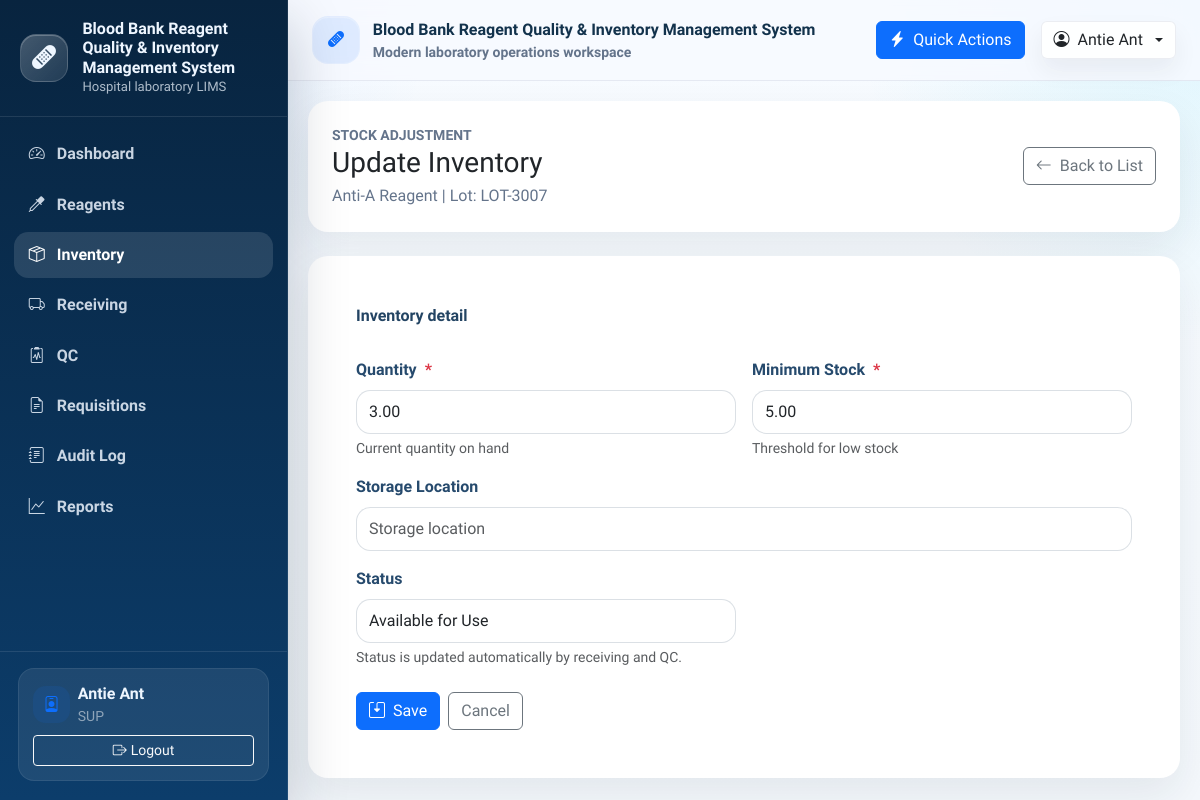
Screenshot of /inventory/update/12 (signed in) with the database file from the repository.
### tables this page shows
CREATE TABLE User (
    user_id INTEGER PRIMARY KEY AUTOINCREMENT,
    username TEXT NOT NULL UNIQUE,
    password_hash TEXT NOT NULL,
    full_name TEXT NOT NULL,
    email TEXT UNIQUE,
    role TEXT NOT NULL DEFAULT 'staff',
    is_active INTEGER NOT NULL DEFAULT 1 CHECK (is_active IN (0, 1)),
    created_at TEXT NOT NULL DEFAULT CURRENT_TIMESTAMP,
    updated_at TEXT
);

CREATE TABLE Reagent (
    reagent_id INTEGER PRIMARY KEY AUTOINCREMENT,
    reagent_code TEXT NOT NULL UNIQUE,
    reagent_name TEXT NOT NULL,
    supplier_id INTEGER,
    manufacturer TEXT,
    category TEXT,
    unit_of_measure TEXT NOT NULL,
    storage_condition TEXT,
    critical_level INTEGER NOT NULL DEFAULT 0,
    is_active INTEGER NOT NULL DEFAULT 1 CHECK (is_active IN (0, 1)),
    created_at TEXT NOT NULL DEFAULT CURRENT_TIMESTAMP,
    updated_at TEXT, reagent_type TEXT, lot_number TEXT, manufacturer_date TEXT, expiry_date TEXT, supplier TEXT, minimum_level REAL NOT NULL DEFAULT 0,
    FOREIGN KEY (supplier_id) REFERENCES Supplier(supplier_id)
        ON UPDATE CASCADE
        ON DELETE SET NULL
);

CREATE TABLE Inventory (
    inventory_id INTEGER PRIMARY KEY AUTOINCREMENT,
    reagent_id INTEGER NOT NULL,
    lot_number TEXT NOT NULL,
    expiry_date TEXT,
    quantity_on_hand REAL NOT NULL DEFAULT 0,
    minimum_level REAL NOT NULL DEFAULT 0,
    storage_location TEXT,
    status TEXT NOT NULL DEFAULT 'available',
    last_updated TEXT NOT NULL DEFAULT CURRENT_TIMESTAMP,
    created_at TEXT NOT NULL DEFAULT CURRENT_TIMESTAMP,
    updated_at TEXT,
    UNIQUE (reagent_id, lot_number),
    FOREIGN KEY (reagent_id) REFERENCES Reagent(reagent_id)
        ON UPDATE CASCADE
        ON DELETE CASCADE
);

### controller.py (the view, shortened to what this page needs)
    @app.route("/inventory/update/<int:inventory_id>", methods=("GET", "POST"))
    @login_required
    @role_required("SUP", "ADM")
    def inventory_update(inventory_id):
        item = model.get_inventory_item(inventory_id)
        if item is None:
            flash("Inventory item not found.", "warning")
            return redirect(url_for("inventory_list"))
        form = InventoryForm()
        if request.method == "GET":
            form.quantity.data = item["quantity_on_hand"]
            form.minimum_stock.data = item["minimum_level"]
            form.storage_location.data = item["storage_location"]
            form.status.data = item["status"]
        else:
            form.status.data = item["status"]
        return view.render_inventory_form(form=form, form_title="Update Inventory", inventory_item=item)

### forms.py
class InventoryForm(FlaskForm):
    quantity = DecimalField("Quantity", validators=[InputRequired()], places=2)
    minimum_stock = DecimalField("Minimum Stock", validators=[InputRequired()], places=2)
    storage_location = StringField("Storage Location", validators=[Optional(), Length(max=150)])
    status = StringField("Status", validators=[DataRequired(), Length(max=50)])

### model.py (called while the page is built)
def get_db_connection():
    connection = sqlite3.connect(DATABASE_PATH)
    connection.row_factory = sqlite3.Row
    return connection

def get_logged_in_user(user_id):
    with get_db_connection() as connection:
        return connection.execute(
            "SELECT user_id, username, full_name, role FROM User WHERE user_id = ?",
            (user_id,),
        ).fetchone()

def normalize_role(role):
    value = (role or "MT").strip().upper()
    if value in {"MT", "SUP", "ADM"}:
        return value
    if value in {"STAFF", "ADMIN"}:
        return "ADM" if value == "ADMIN" else "MT"
    return "MT"

def get_inventory_item(inventory_id):
    with get_db_connection() as connection:
        return connection.execute(
            """
            SELECT
                i.inventory_id, i.reagent_id, i.lot_number, i.expiry_date, i.quantity_on_hand,
                i.minimum_level, i.storage_location, i.status, i.last_updated,
                r.reagent_name, r.reagent_type, r.manufacturer, r.supplier
            FROM Inventory AS i
            LEFT JOIN Reagent AS r ON r.reagent_id = i.reagent_id
            WHERE i.inventory_id = ?
            """,
            (inventory_id,),
        ).fetchone()

### view.py (called while the page is built)
def render_inventory_form(**context):
    return render_template("inventory/form.html", **context)

### templates/inventory/form.html (shortened to what this page needs)
{% extends "base.html" %}
{% import "_macros.html" as ui %}
{% block content %}
<div class="row justify-content-center">
  <div class="col-12 col-xxl-10">
    <div class="card border-0 mb-4">
      <div class="card-body p-4">
        <div class="d-flex flex-column flex-md-row justify-content-between align-items-md-center gap-3">
            <div>
              <div class="small text-uppercase text-muted fw-semibold">Stock adjustment</div>
              <h1 class="h3 mb-1">{{ form_title }}</h1>
              <p class="text-muted mb-0">
              {{ inventory_item.reagent_name or "Inventory item" }} | Lot: {{ inventory_item.lot_number or "-" }}
              </p>
            </div>
          <a class="btn btn-outline-secondary" href="{{ url_for('inventory_list') }}">
            <i class="bi bi-arrow-left me-2"></i>Back to List
          </a>
        </div>
      </div>
    </div>
    <div class="card border-0">
      <div class="card-body p-4 p-lg-5">
        <form method="post" novalidate>
          <div class="row g-3">
            <div class="col-12">
              <div class="form-section-title">Inventory detail</div>
            </div>
            {{ ui.render_field(form.quantity, wrapper_class="col-md-6", field_type="number", help_text="Current quantity on hand", placeholder="0.00", step="0.01") }}
            {{ ui.render_field(form.minimum_stock, wrapper_class="col-md-6", field_type="number", help_text="Threshold for low stock", placeholder="0.00", step="0.01") }}
            {{ ui.render_field(form.storage_location, wrapper_class="col-12", placeholder="Storage location") }}
            <div class="col-md-6">
              <label class="form-label fw-semibold">Status</label>
              <input type="text" class="form-control" value="{{ inventory_item.status or 'Pending QC' }}" readonly>
              <div class="form-text">Status is updated automatically by receiving and QC.</div>
            </div>
          </div>
          <div class="d-flex flex-wrap gap-2 mt-4">
            <button type="submit" class="btn btn-primary"><i class="bi bi-save2 me-2"></i>Save</button>
            <a class="btn btn-outline-secondary" href="{{ url_for('inventory_list') }}">Cancel</a>
          </div>
        </form>
      </div>
    </div>
  </div>
</div>
{% endblock %}

### templates/base.html (shortened to what this page needs)
<!doctype html>
<html lang="en">
<head>
  <link href="https://cdn.jsdelivr.net/npm/bootstrap@5.3.3/dist/css/bootstrap.min.css" rel="stylesheet">
  <link href="https://cdn.jsdelivr.net/npm/bootstrap-icons@1.11.3/font/bootstrap-icons.min.css" rel="stylesheet">
  <link href="https://cdn.datatables.net/1.13.8/css/dataTables.bootstrap5.min.css" rel="stylesheet">
  <link href="https://cdn.datatables.net/buttons/2.4.2/css/buttons.bootstrap5.min.css" rel="stylesheet">
  <link href="{{ url_for('static', filename='css/app.css') }}" rel="stylesheet">
</head>
<body class="app-shell">
  {% include "navbar.html" %}
  <div class="app-main">
    <header class="topbar">
      <div class="topbar-inner container-fluid py-3 px-3 px-lg-4 d-flex align-items-center justify-content-between gap-3">
        <div class="d-flex align-items-center gap-3 min-w-0">
          <div class="topbar-title min-w-0">
            <div class="brand-mark bg-soft-primary">
              <i class="bi bi-bandaid-fill"></i>
            </div>
            <div class="min-w-0">
              <div class="text-truncate">Blood Bank Reagent Quality & Inventory Management System</div>
              <div class="small text-muted">Modern laboratory operations workspace</div>
            </div>
          </div>
        </div>
        <div class="d-flex align-items-center gap-2 gap-lg-3">
          {% if g.user %}
            <button class="btn btn-primary d-none d-md-inline-flex align-items-center gap-2" data-bs-toggle="modal" data-bs-target="#quickActionsModal">
              <i class="bi bi-lightning-charge-fill"></i>
              Quick Actions
            </button>
            <div class="dropdown">
              <button class="btn user-chip dropdown-toggle d-flex align-items-center gap-2" data-bs-toggle="dropdown" aria-expanded="false">
                <i class="bi bi-person-circle"></i>
                <span class="d-none d-md-inline">{{ g.user.full_name or g.user.username }}</span>
              </button>
            </div>
          {% else %}
            <a class="btn btn-outline-primary" href="{{ url_for('login') }}">
              <i class="bi bi-box-arrow-in-right me-1"></i>Login
            </a>
          {% endif %}
        </div>
      </div>
    </header>
    <main class="content">
      {% block content %}{% endblock %}
    </main>
  </div>
  <div class="toast-container position-fixed top-0 end-0 p-3">
  </div>
</body>
</html>

### templates/navbar.html (shortened to what this page needs)
{% set nav_items = [
  ('dashboard', 'Dashboard', 'bi-speedometer2', 'dashboard'),
  ('reagent_list', 'Reagents', 'bi-eyedropper', 'reagent'),
  ('inventory_list', 'Inventory', 'bi-box-seam', 'inventory'),
  ('receiving_list', 'Receiving', 'bi-truck', 'receiving'),
  ('qc_list', 'QC', 'bi-clipboard2-pulse', 'qc'),
  ('request_history', 'Requisitions', 'bi-file-earmark-text', 'request'),
  ('audit_log', 'Audit Log', 'bi-journal-text', 'audit'),
  ('reports', 'Reports', 'bi-graph-up', 'reports'),
] %}
<aside class="sidebar d-none d-lg-flex">
  <div class="sidebar-brand">
    <div class="brand-mark">
      <i class="bi bi-bandaid-fill fs-4"></i>
    </div>
    <div>
      <div class="brand-title">Blood Bank Reagent Quality & Inventory Management System</div>
      <div class="brand-subtitle">Hospital laboratory LIMS</div>
    </div>
  </div>
  <nav class="sidebar-nav nav flex-column">
    <a class="nav-link {% if request.endpoint == 'dashboard' %}active{% endif %}" href="{{ url_for('dashboard') }}">
      <i class="bi bi-speedometer2"></i>
      <span>Dashboard</span>
    </a>
    {% if g.user %}
      {% for endpoint, label, icon, token in nav_items[1:] %}
        {% if endpoint != 'audit_log' or g.user.role in ['SUP', 'ADM'] %}
        <a class="nav-link {% if token in (request.endpoint or '') %}active{% endif %}" href="{{ url_for(endpoint) }}">
          <i class="bi {{ icon }}"></i>
          <span>{{ label }}</span>
        </a>
        {% endif %}
      {% endfor %}
    {% else %}
      <a class="nav-link {% if request.endpoint == 'login' %}active{% endif %}" href="{{ url_for('login') }}">
        <i class="bi bi-box-arrow-in-right"></i>
        <span>Login</span>
      </a>
    {% endif %}
  </nav>
  <div class="sidebar-footer">
    {% if g.user %}
      <div class="sidebar-user">
        <div class="d-flex align-items-center gap-2 mb-2">
          <div class="activity-dot bg-soft-primary">
            <i class="bi bi-person-badge"></i>
          </div>
          <div class="min-w-0">
            <div class="fw-semibold text-truncate">{{ g.user.full_name or g.user.username }}</div>
            <div class="small text-white-50 text-uppercase">{{ g.user.role or 'staff' }}</div>
          </div>
        </div>
        <a class="btn btn-outline-light btn-sm w-100" href="{{ url_for('logout') }}">
          <i class="bi bi-box-arrow-right me-1"></i>Logout
        </a>
      </div>
    {% else %}
      <div class="small text-white-50">
        Public dashboard access is available. Sign in to manage records.
      </div>
    {% endif %}
  </div>
</aside>

### static/css/app.css (style rules this page uses)
:root { --app-sidebar-width: 18rem; --app-bg: #f4f8fc; --app-surface: rgba(255, 255, 255, 0.92); --app-border: rgba(148, 163, 184, 0.18); --app-primary: #0d6efd; --app-primary-deep: #0b4fb3; --app-muted: #64748b; --app-success: #198754; --app-warning: #f0ad4e; --app-danger: #dc3545; --app-low: #fd7e14; --app-neutral: #6c757d; }
html, body { min-height: 100%; }
body { background: radial-gradient(circle at top left, rgba(13, 110, 253, 0.10), transparent 30%), radial-gradient(circle at top right, rgba(13, 202, 240, 0.10), transparent 24%), linear-gradient(180deg, #f7fbff 0%, var(--app-bg) 100%); color: #18324b; font-family: "Source Sans 3", "Segoe UI", "Helvetica Neue", sans-serif; }
.app-shell { min-height: 100vh; }
.sidebar { position: fixed; inset: 0 auto 0 0; width: var(--app-sidebar-width); background: linear-gradient(180deg, #08243f 0%, #0c3d6b 100%); color: #eef6ff; border-right: 1px solid rgba(255, 255, 255, 0.08); box-shadow: 0 24px 56px rgba(11, 31, 54, 0.24); z-index: 1030; display: flex; flex-direction: column; }
.sidebar-brand { display: flex; gap: 0.9rem; align-items: center; padding: 1.2rem 1.25rem; border-bottom: 1px solid rgba(255, 255, 255, 0.1); }
.brand-mark { width: 3rem; height: 3rem; border-radius: 1rem; display: grid; place-items: center; background: linear-gradient(135deg, rgba(255, 255, 255, 0.24), rgba(255, 255, 255, 0.10)); border: 1px solid rgba(255, 255, 255, 0.14); box-shadow: inset 0 1px 0 rgba(255, 255, 255, 0.24); flex: 0 0 auto; }
.brand-title { font-size: 1rem; line-height: 1.2; font-weight: 800; }
.brand-subtitle { font-size: 0.82rem; color: rgba(238, 246, 255, 0.72); }
.sidebar-nav { padding: 0.9rem; gap: 0.25rem; overflow-y: auto; }
.sidebar-nav .nav-link { color: rgba(238, 246, 255, 0.84); border-radius: 0.9rem; padding: 0.7rem 0.9rem; display: flex; align-items: center; gap: 0.75rem; font-weight: 600; }
.sidebar-nav .nav-link:hover, .sidebar-nav .nav-link.active { background: rgba(255, 255, 255, 0.12); color: #fff; }
.sidebar-footer { padding: 1rem 1.1rem 1.2rem; margin-top: auto; border-top: 1px solid rgba(255, 255, 255, 0.1); }
.sidebar-user { background: rgba(255, 255, 255, 0.08); border: 1px solid rgba(255, 255, 255, 0.08); border-radius: 1rem; padding: 0.85rem 0.9rem; }
.app-main { min-height: 100vh; }
@media (min-width: 992px) { .app-main { margin-left: var(--app-sidebar-width); } }
.topbar { position: sticky; top: 0; z-index: 1020; backdrop-filter: blur(14px); background: rgba(247, 250, 255, 0.84); border-bottom: 1px solid var(--app-border); }
.topbar-inner { min-height: 4.75rem; }
.topbar-title { display: flex; align-items: center; gap: 0.8rem; font-weight: 800; color: #12324c; }
.topbar-badge, .user-chip { border: 1px solid var(--app-border); background: rgba(255, 255, 255, 0.86); box-shadow: 0 12px 24px rgba(16, 24, 40, 0.06); }
.content { padding: 1.25rem; }
.card, .table, .modal-content, .offcanvas { border-color: var(--app-border); }
.card { box-shadow: 0 18px 40px rgba(20, 32, 52, 0.08); border-radius: 1.25rem; overflow: hidden; }
.bg-soft-primary { background: rgba(13, 110, 253, 0.10); color: var(--app-primary); }
.form-label { color: #264a6d; }
.form-control, .form-select { border-radius: 0.9rem; border-color: rgba(117, 134, 154, 0.26); min-height: 2.75rem; }
.form-section-title { color: #234463; font-size: 1rem; font-weight: 700; margin-bottom: 0.9rem; }
.breadcrumb, .text-muted { color: var(--app-muted) !important; }
.toast-container { z-index: 1090; }
.activity-dot { width: 2.3rem; height: 2.3rem; border-radius: 0.8rem; display: grid; place-items: center; }

### rows the page displays
User: user "Antie Ant", user "SUP"
Reagent: reagent_name "Anti-A Reagent"
Inventory: lot_number "LOT-3007", status "Available for Use"

### other values shown
{{ label }} "Reagents" "Inventory" "Receiving" "QC" "Requisitions" "Audit Log" "Reports"
{{ field.label.text }} "Quantity Minimum Stock Storage Location"
{{ help_text }} "Current quantity on hand Threshold for low stock"
